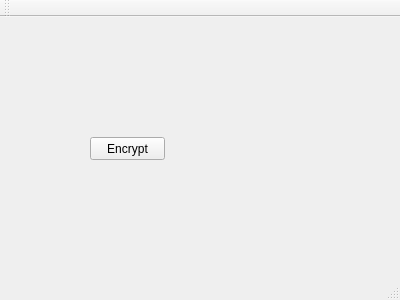
<?xml version="1.0" encoding="UTF-8"?>
<ui version="4.0">
 <class>MainWindow</class>
 <widget class="QMainWindow" name="MainWindow">
  <property name="geometry">
   <rect>
    <x>0</x>
    <y>0</y>
    <width>400</width>
    <height>300</height>
   </rect>
  </property>
  <property name="windowTitle">
   <string>MainWindow</string>
  </property>
  <widget class="QWidget" name="centralWidget">
   <widget class="QPushButton" name="Encrypt">
    <property name="geometry">
     <rect>
      <x>90</x>
      <y>120</y>
      <width>75</width>
      <height>23</height>
     </rect>
    </property>
    <property name="text">
     <string>Encrypt</string>
    </property>
   </widget>
  </widget>
  <widget class="QMenuBar" name="menuBar">
   <property name="geometry">
    <rect>
     <x>0</x>
     <y>0</y>
     <width>400</width>
     <height>21</height>
    </rect>
   </property>
  </widget>
  <widget class="QToolBar" name="mainToolBar">
   <attribute name="toolBarArea">
    <enum>TopToolBarArea</enum>
   </attribute>
   <attribute name="toolBarBreak">
    <bool>false</bool>
   </attribute>
  </widget>
  <widget class="QStatusBar" name="statusBar"/>
 </widget>
 <layoutdefault spacing="6" margin="11"/>
 <resources/>
 <connections/>
</ui>
